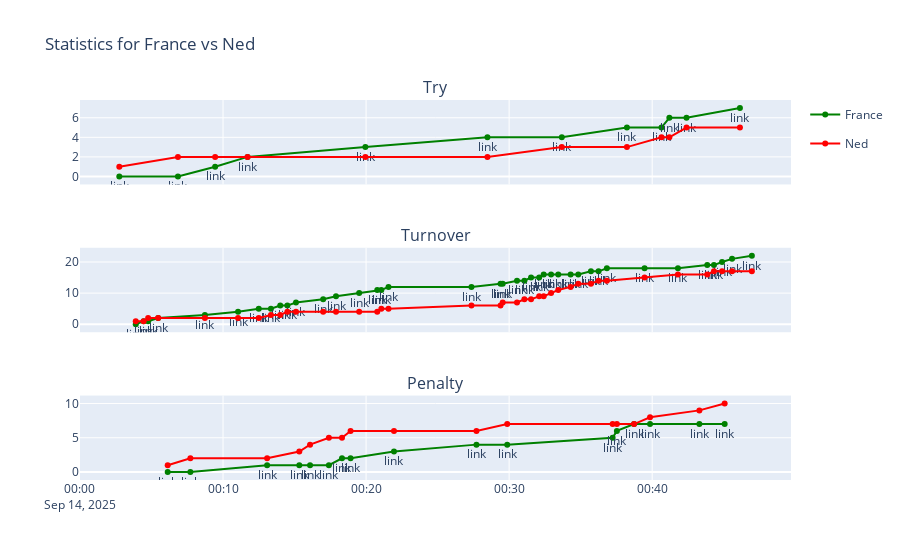

Notebook code for this chart:
### Code cell
events = ["Try", "Turnover", "Penalty"]
trend_fig = make_subplots(len(events),1, subplot_titles=events, shared_xaxes=True)

for i, event_name in enumerate(events):
    event_data = []
    event_local, event_other = 0, 0
    for j, row in data_df[data_df["Type"]==event_name].iterrows():
        if row["Against France"]:
            event_other += 1
        else:
            event_local += 1
        event_data.append([
            row["Time"],
            event_local,
            event_other,
            row['Youtube Link'],
        ]
        )
    event_df = pd.DataFrame(event_data, columns=["Time", f"{event_name} {LOCAL_TEAM_NAME}", f"{event_name} {OTHER_TEAM_NAME}", "Link"])

    trend_fig.add_trace(go.Scatter(
        x=event_df["Time"], 
        y=event_df[f"{event_name} {LOCAL_TEAM_NAME}"], 
        name=LOCAL_TEAM_NAME, 
        mode='markers+lines+text', 
        marker_color="green",
        legendgroup=LOCAL_TEAM_NAME,
        showlegend=i==0,
        text=[f"<a href='{row['Link']}'>link</a>" for i, row in event_df.iterrows()],
        textposition="bottom center"
    ), i+1, 1)
    trend_fig.add_trace(go.Scatter(
        x=event_df["Time"], 
        y=event_df[f"{event_name} {OTHER_TEAM_NAME}"], 
        name=OTHER_TEAM_NAME, 
        mode='markers+lines', 
        marker_color="red",
        legendgroup=OTHER_TEAM_NAME,
        showlegend=i==0,
    ), i+1, 1)

    
score_data = []
against_local, prev_time = None, None
local_possesion_ts, other_possesion_ts = [], []
for i, row in data_df.iterrows():
    # rich.print(f"{row['Type']}-{row['Name']} (Against Local={row['Against France']})")
    
    if row["Type"]=="Game Event" and row["Name"] == "Game Start":
        prev_time = None
        
    if prev_time is None:
        prev_time = row["Time"]
        against_local = row["Against France"]
        ball_owner = OTHER_TEAM_NAME if against_local else LOCAL_TEAM_NAME
        points_x = [prev_time]
        points_y = [ball_owner]
        hovertext = [f"{row['Type']}-{row['Name']}"]
    else:
        new_time = row["Time"]
        against_local = row["Against France"]

        points_x.append(new_time)
        points_y.append(ball_owner)
        hovertext.append(f"{row['Type']}-{row['Name']}")
        
        if row["Type"]=="Try":
            assert ((against_local and ball_owner==OTHER_TEAM_NAME) or (not against_local and ball_owner==LOCAL_TEAM_NAME))
            update_plot = True
            new_expected_ball_owner = LOCAL_TEAM_NAME if against_local else OTHER_TEAM_NAME
        elif row["Type"] in ["Penalty", "Turnover"] and ((against_local and ball_owner==LOCAL_TEAM_NAME) or (not against_local and ball_owner==OTHER_TEAM_NAME)):
            update_plot = True
            new_expected_ball_owner = OTHER_TEAM_NAME if against_local else LOCAL_TEAM_NAME    
        elif row["Type"] in ["Game Event"]:
            update_plot = True
            new_expected_ball_owner = OTHER_TEAM_NAME if against_local else LOCAL_TEAM_NAME
        else:
            update_plot = False
            new_expected_ball_owner = ball_owner

        if update_plot:
            possession_duration = time_to_n_seconds(points_x[-1]) - time_to_n_seconds(points_x[0])
            if new_expected_ball_owner == OTHER_TEAM_NAME:
                local_possesion_ts.append(possession_duration)
            else:
                other_possesion_ts.append(possession_duration)
            prev_time = new_time
            
            points_x = [prev_time]
            points_y = [new_expected_ball_owner]
            hovertext = [f""]
            ball_owner = new_expected_ball_owner

trend_fig.update_layout(hovermode="x unified", title=f"Statistics for {LOCAL_TEAM_NAME} vs {OTHER_TEAM_NAME}")
trend_fig.write_html(output_data_root / "events.html")
trend_fig.show()

rich.print(f"{np.mean(local_possesion_ts):.3f}s ({len(local_possesion_ts)} possessions)")
rich.print(f"{np.mean(other_possesion_ts):.3f}s ({len(other_possesion_ts)} possessions)")

### Figure 1 — Plotly figure (JSON) as saved in the notebook; plotly's stock layout.template omitted (floating-point values rounded to 4 significant figures)
{"data": [{"legendgroup": "France", "marker": {"color": "green"}, "mode": "markers+lines+text", "name": "France", "showlegend": true, "text": ["<a href='https://youtu.be/OVdyq3oRq_w?si=UqAu1x62-mD_XZPv&t=165'>link</a>", "<a href='https://youtu.be/OVdyq3oRq_w?si=UqAu1x62-mD_XZPv&t=411'>link</a>", "<a href='https://youtu.be/OVdyq3oRq_w?si=UqAu1x62-mD_XZPv&t=567'>link</a>", "<a href='https://youtu.be/OVdyq3oRq_w?si=UqAu1x62-mD_XZPv&t=703'>link</a>", "<a href='https://youtu.be/OVdyq3oRq_w?si=UqAu1x62-mD_XZPv&t=1197'>link</a>", "<a href='https://youtu.be/OVdyq3oRq_w?si=UqAu1x62-mD_XZPv&t=1709'>link</a>", "<a href='https://youtu.be/OVdyq3oRq_w?si=UqAu1x62-mD_XZPv&t=2021'>link</a>", "<a href='https://youtu.be/OVdyq3oRq_w?si=UqAu1x62-mD_XZPv&t=2294'>link</a>", "<a href='https://youtu.be/OVdyq3oRq_w?si=UqAu1x62-mD_XZPv&t=2439'>link</a>", "<a href='https://youtu.be/OVdyq3oRq_w?si=UqAu1x62-mD_XZPv&t=2472'>link</a>", "<a href='https://youtu.be/OVdyq3oRq_w?si=UqAu1x62-mD_XZPv&t=2544'>link</a>", "<a href='https://youtu.be/OVdyq3oRq_w?si=UqAu1x62-mD_XZPv&t=2768'>link</a>"], "textposition": "bottom center", "type": "scatter", "x": ["2025-09-14T00:02:45.000000000", "2025-09-14T00:06:51.000000000", "2025-09-14T00:09:27.000000000", "2025-09-14T00:11:43.000000000", "2025-09-14T00:19:57.000000000", "2025-09-14T00:28:29.000000000", "2025-09-14T00:33:41.000000000", "2025-09-14T00:38:14.000000000", "2025-09-14T00:40:39.000000000", "2025-09-14T00:41:12.000000000", "2025-09-14T00:42:24.000000000", "2025-09-14T00:46:08.000000000"], "xaxis": "x", "y": [0, 0, 1, 2, 3, 4, 4, 5, 5, 6, 6, 7], "yaxis": "y"}, {"legendgroup": "Ned", "marker": {"color": "red"}, "mode": "markers+lines", "name": "Ned", "showlegend": true, "type": "scatter", "x": ["2025-09-14T00:02:45.000000000", "2025-09-14T00:06:51.000000000", "2025-09-14T00:09:27.000000000", "2025-09-14T00:11:43.000000000", "2025-09-14T00:19:57.000000000", "2025-09-14T00:28:29.000000000", "2025-09-14T00:33:41.000000000", "2025-09-14T00:38:14.000000000", "2025-09-14T00:40:39.000000000", "2025-09-14T00:41:12.000000000", "2025-09-14T00:42:24.000000000", "2025-09-14T00:46:08.000000000"], "xaxis": "x", "y": [1, 2, 2, 2, 2, 2, 3, 3, 4, 4, 5, 5], "yaxis": "y"}, {"legendgroup": "France", "marker": {"color": "green"}, "mode": "markers+lines+text", "name": "France", "showlegend": false, "text": ["<a href='https://youtu.be/OVdyq3oRq_w?si=UqAu1x62-mD_XZPv&t=234'>link</a>", "<a href='https://youtu.be/OVdyq3oRq_w?si=UqAu1x62-mD_XZPv&t=267'>link</a>", "<a href='https://youtu.be/OVdyq3oRq_w?si=UqAu1x62-mD_XZPv&t=286'>link</a>", "<a href='https://youtu.be/OVdyq3oRq_w?si=UqAu1x62-mD_XZPv&t=328'>link</a>", "<a href='https://youtu.be/OVdyq3oRq_w?si=UqAu1x62-mD_XZPv&t=524'>link</a>", "<a href='https://youtu.be/OVdyq3oRq_w?si=UqAu1x62-mD_XZPv&t=663'>link</a>", "<a href='https://youtu.be/OVdyq3oRq_w?si=UqAu1x62-mD_XZPv&t=750'>link</a>", "<a href='https://youtu.be/OVdyq3oRq_w?si=UqAu1x62-mD_XZPv&t=801'>link</a>", "<a href='https://youtu.be/OVdyq3oRq_w?si=UqAu1x62-mD_XZPv&t=840'>link</a>", "<a href='https://youtu.be/OVdyq3oRq_w?si=UqAu1x62-mD_XZPv&t=870'>link</a>", "<a href='https://youtu.be/OVdyq3oRq_w?si=UqAu1x62-mD_XZPv&t=906'>link</a>", "<a href='https://youtu.be/OVdyq3oRq_w?si=UqAu1x62-mD_XZPv&t=1020'>link</a>", "<a href='https://youtu.be/OVdyq3oRq_w?si=UqAu1x62-mD_XZPv&t=1074'>link</a>", "<a href='https://youtu.be/OVdyq3oRq_w?si=UqAu1x62-mD_XZPv&t=1171'>link</a>", "<a href='https://youtu.be/OVdyq3oRq_w?si=UqAu1x62-mD_XZPv&t=1247'>link</a>", "<a href='https://youtu.be/OVdyq3oRq_w?si=UqAu1x62-mD_XZPv&t=1264'>link</a>", "<a href='https://youtu.be/OVdyq3oRq_w?si=UqAu1x62-mD_XZPv&t=1294'>link</a>", "<a href='https://youtu.be/OVdyq3oRq_w?si=UqAu1x62-mD_XZPv&t=1642'>link</a>", "<a href='https://youtu.be/OVdyq3oRq_w?si=UqAu1x62-mD_XZPv&t=1764'>link</a>", "<a href='https://youtu.be/OVdyq3oRq_w?si=UqAu1x62-mD_XZPv&t=1773'>link</a>", "<a href='https://youtu.be/OVdyq3oRq_w?si=UqAu1x62-mD_XZPv&t=1833'>link</a>", "<a href='https://youtu.be/OVdyq3oRq_w?si=UqAu1x62-mD_XZPv&t=1864'>link</a>", "<a href='https://youtu.be/OVdyq3oRq_w?si=UqAu1x62-mD_XZPv&t=1892'>link</a>", "<a href='https://youtu.be/OVdyq3oRq_w?si=UqAu1x62-mD_XZPv&t=1926'>link</a>", "<a href='https://youtu.be/OVdyq3oRq_w?si=UqAu1x62-mD_XZPv&t=1945'>link</a>", "<a href='https://youtu.be/OVdyq3oRq_w?si=UqAu1x62-mD_XZPv&t=1976'>link</a>", "<a href='https://youtu.be/OVdyq3oRq_w?si=UqAu1x62-mD_XZPv&t=2006'>link</a>", "<a href='https://youtu.be/OVdyq3oRq_w?si=UqAu1x62-mD_XZPv&t=2058'>link</a>", "<a href='https://youtu.be/OVdyq3oRq_w?si=UqAu1x62-mD_XZPv&t=2090'>link</a>", "<a href='https://youtu.be/OVdyq3oRq_w?si=UqAu1x62-mD_XZPv&t=2143'>link</a>", "<a href='https://youtu.be/OVdyq3oRq_w?si=UqAu1x62-mD_XZPv&t=2175'>link</a>", "<a href='https://youtu.be/OVdyq3oRq_w?si=UqAu1x62-mD_XZPv&t=2210'>link</a>", "<a href='https://youtu.be/OVdyq3oRq_w?si=UqAu1x62-mD_XZPv&t=2368'>link</a>", "<a href='https://youtu.be/OVdyq3oRq_w?si=UqAu1x62-mD_XZPv&t=2508'>link</a>", "<a href='https://youtu.be/OVdyq3oRq_w?si=UqAu1x62-mD_XZPv&t=2631'>link</a>", "<a href='https://youtu.be/OVdyq3oRq_w?si=UqAu1x62-mD_XZPv&t=2659'>link</a>", "<a href='https://youtu.be/OVdyq3oRq_w?si=UqAu1x62-mD_XZPv&t=2693'>link</a>", "<a href='https://youtu.be/OVdyq3oRq_w?si=UqAu1x62-mD_XZPv&t=2735'>link</a>", "<a href='https://youtu.be/OVdyq3oRq_w?si=UqAu1x62-mD_XZPv&t=2818'>link</a>"], "textposition": "bottom center", "type": "scatter", "x": ["2025-09-14T00:03:54.000000000", "2025-09-14T00:04:27.000000000", "2025-09-14T00:04:46.000000000", "2025-09-14T00:05:28.000000000", "2025-09-14T00:08:44.000000000", "2025-09-14T00:11:03.000000000", "2025-09-14T00:12:30.000000000", "2025-09-14T00:13:21.000000000", "2025-09-14T00:14:00.000000000", "2025-09-14T00:14:30.000000000", "2025-09-14T00:15:06.000000000", "2025-09-14T00:17:00.000000000", "2025-09-14T00:17:54.000000000", "2025-09-14T00:19:31.000000000", "2025-09-14T00:20:47.000000000", "2025-09-14T00:21:04.000000000", "2025-09-14T00:21:34.000000000", "2025-09-14T00:27:22.000000000", "2025-09-14T00:29:24.000000000", "2025-09-14T00:29:33.000000000", "2025-09-14T00:30:33.000000000", "2025-09-14T00:31:04.000000000", "2025-09-14T00:31:32.000000000", "2025-09-14T00:32:06.000000000", "2025-09-14T00:32:25.000000000", "2025-09-14T00:32:56.000000000", "2025-09-14T00:33:26.000000000", "2025-09-14T00:34:18.000000000", "2025-09-14T00:34:50.000000000", "2025-09-14T00:35:43.000000000", "2025-09-14T00:36:15.000000000", "2025-09-14T00:36:50.000000000", "2025-09-14T00:39:28.000000000", "2025-09-14T00:41:48.000000000", "2025-09-14T00:43:51.000000000", "2025-09-14T00:44:19.000000000", "2025-09-14T00:44:53.000000000", "2025-09-14T00:45:35.000000000", "2025-09-14T00:46:58.000000000"], "xaxis": "x2", "y": [0, 1, 1, 2, 3, 4, 5, 5, 6, 6, 7, 8, 9, 10, 11, 11, 12, 12, 13, 13, 14, 14, 15, 15, 16, 16, 16, 16, 16, 17, 17, 18, 18, 18, 19, 19, 20, 21, 22], "yaxis": "y2"}, {"legendgroup": "Ned", "marker": {"color": "red"}, "mode": "markers+lines", "name": "Ned", "showlegend": false, "type": "scatter", "x": ["2025-09-14T00:03:54.000000000", "2025-09-14T00:04:27.000000000", "2025-09-14T00:04:46.000000000", "2025-09-14T00:05:28.000000000", "2025-09-14T00:08:44.000000000", "2025-09-14T00:11:03.000000000", "2025-09-14T00:12:30.000000000", "2025-09-14T00:13:21.000000000", "2025-09-14T00:14:00.000000000", "2025-09-14T00:14:30.000000000", "2025-09-14T00:15:06.000000000", "2025-09-14T00:17:00.000000000", "2025-09-14T00:17:54.000000000", "2025-09-14T00:19:31.000000000", "2025-09-14T00:20:47.000000000", "2025-09-14T00:21:04.000000000", "2025-09-14T00:21:34.000000000", "2025-09-14T00:27:22.000000000", "2025-09-14T00:29:24.000000000", "2025-09-14T00:29:33.000000000", "2025-09-14T00:30:33.000000000", "2025-09-14T00:31:04.000000000", "2025-09-14T00:31:32.000000000", "2025-09-14T00:32:06.000000000", "2025-09-14T00:32:25.000000000", "2025-09-14T00:32:56.000000000", "2025-09-14T00:33:26.000000000", "2025-09-14T00:34:18.000000000", "2025-09-14T00:34:50.000000000", "2025-09-14T00:35:43.000000000", "2025-09-14T00:36:15.000000000", "2025-09-14T00:36:50.000000000", "2025-09-14T00:39:28.000000000", "2025-09-14T00:41:48.000000000", "2025-09-14T00:43:51.000000000", "2025-09-14T00:44:19.000000000", "2025-09-14T00:44:53.000000000", "2025-09-14T00:45:35.000000000", "2025-09-14T00:46:58.000000000"], "xaxis": "x2", "y": [1, 1, 2, 2, 2, 2, 2, 3, 3, 4, 4, 4, 4, 4, 4, 5, 5, 6, 6, 7, 7, 8, 8, 9, 9, 10, 11, 12, 13, 13, 14, 14, 15, 16, 16, 17, 17, 17, 17], "yaxis": "y2"}, {"legendgroup": "France", "marker": {"color": "green"}, "mode": "markers+lines+text", "name": "France", "showlegend": false, "text": ["<a href='https://youtu.be/OVdyq3oRq_w?si=UqAu1x62-mD_XZPv&t=368'>link</a>", "<a href='https://youtu.be/OVdyq3oRq_w?si=UqAu1x62-mD_XZPv&t=463'>link</a>", "<a href='https://youtu.be/OVdyq3oRq_w?si=UqAu1x62-mD_XZPv&t=785'>link</a>", "<a href='https://youtu.be/OVdyq3oRq_w?si=UqAu1x62-mD_XZPv&t=920'>link</a>", "<a href='https://youtu.be/OVdyq3oRq_w?si=UqAu1x62-mD_XZPv&t=965'>link</a>", "<a href='https://youtu.be/OVdyq3oRq_w?si=UqAu1x62-mD_XZPv&t=1044'>link</a>", "<a href='https://youtu.be/OVdyq3oRq_w?si=UqAu1x62-mD_XZPv&t=1099'>link</a>", "<a href='https://youtu.be/OVdyq3oRq_w?si=UqAu1x62-mD_XZPv&t=1135'>link</a>", "<a href='https://youtu.be/OVdyq3oRq_w?si=UqAu1x62-mD_XZPv&t=1317'>link</a>", "<a href='https://youtu.be/OVdyq3oRq_w?si=UqAu1x62-mD_XZPv&t=1663'>link</a>", "<a href='https://youtu.be/OVdyq3oRq_w?si=UqAu1x62-mD_XZPv&t=1792'>link</a>", "<a href='https://youtu.be/OVdyq3oRq_w?si=UqAu1x62-mD_XZPv&t=2234'>link</a>", "<a href='https://youtu.be/OVdyq3oRq_w?si=UqAu1x62-mD_XZPv&t=2252'>link</a>", "<a href='https://youtu.be/OVdyq3oRq_w?si=UqAu1x62-mD_XZPv&t=2324'>link</a>", "<a href='https://youtu.be/OVdyq3oRq_w?si=UqAu1x62-mD_XZPv&t=2391'>link</a>", "<a href='https://youtu.be/OVdyq3oRq_w?si=UqAu1x62-mD_XZPv&t=2598'>link</a>", "<a href='https://youtu.be/OVdyq3oRq_w?si=UqAu1x62-mD_XZPv&t=2704'>link</a>"], "textposition": "bottom center", "type": "scatter", "x": ["2025-09-14T00:06:08.000000000", "2025-09-14T00:07:43.000000000", "2025-09-14T00:13:05.000000000", "2025-09-14T00:15:20.000000000", "2025-09-14T00:16:05.000000000", "2025-09-14T00:17:24.000000000", "2025-09-14T00:18:19.000000000", "2025-09-14T00:18:55.000000000", "2025-09-14T00:21:57.000000000", "2025-09-14T00:27:43.000000000", "2025-09-14T00:29:52.000000000", "2025-09-14T00:37:14.000000000", "2025-09-14T00:37:32.000000000", "2025-09-14T00:38:44.000000000", "2025-09-14T00:39:51.000000000", "2025-09-14T00:43:18.000000000", "2025-09-14T00:45:04.000000000"], "xaxis": "x3", "y": [0, 0, 1, 1, 1, 1, 2, 2, 3, 4, 4, 5, 6, 7, 7, 7, 7], "yaxis": "y3"}, {"legendgroup": "Ned", "marker": {"color": "red"}, "mode": "markers+lines", "name": "Ned", "showlegend": false, "type": "scatter", "x": ["2025-09-14T00:06:08.000000000", "2025-09-14T00:07:43.000000000", "2025-09-14T00:13:05.000000000", "2025-09-14T00:15:20.000000000", "2025-09-14T00:16:05.000000000", "2025-09-14T00:17:24.000000000", "2025-09-14T00:18:19.000000000", "2025-09-14T00:18:55.000000000", "2025-09-14T00:21:57.000000000", "2025-09-14T00:27:43.000000000", "2025-09-14T00:29:52.000000000", "2025-09-14T00:37:14.000000000", "2025-09-14T00:37:32.000000000", "2025-09-14T00:38:44.000000000", "2025-09-14T00:39:51.000000000", "2025-09-14T00:43:18.000000000", "2025-09-14T00:45:04.000000000"], "xaxis": "x3", "y": [1, 2, 2, 3, 4, 5, 5, 6, 6, 6, 7, 7, 7, 7, 8, 9, 10], "yaxis": "y3"}], "layout": {"annotations": [{"font": {"size": 16}, "showarrow": false, "text": "Try", "x": 0.5, "xanchor": "center", "xref": "paper", "y": 1, "yanchor": "bottom", "yref": "paper"}, {"font": {"size": 16}, "showarrow": false, "text": "Turnover", "x": 0.5, "xanchor": "center", "xref": "paper", "y": 0.6111, "yanchor": "bottom", "yref": "paper"}, {"font": {"size": 16}, "showarrow": false, "text": "Penalty", "x": 0.5, "xanchor": "center", "xref": "paper", "y": 0.2222, "yanchor": "bottom", "yref": "paper"}], "hovermode": "x unified", "title": {"text": "Statistics for France vs Ned"}, "xaxis": {"anchor": "y", "domain": [0, 1], "matches": "x3", "showticklabels": false}, "xaxis2": {"anchor": "y2", "domain": [0, 1], "matches": "x3", "showticklabels": false}, "xaxis3": {"anchor": "y3", "domain": [0, 1]}, "yaxis": {"anchor": "x", "domain": [0.7778, 1]}, "yaxis2": {"anchor": "x2", "domain": [0.3889, 0.6111]}, "yaxis3": {"anchor": "x3", "domain": [0, 0.2222]}}}
